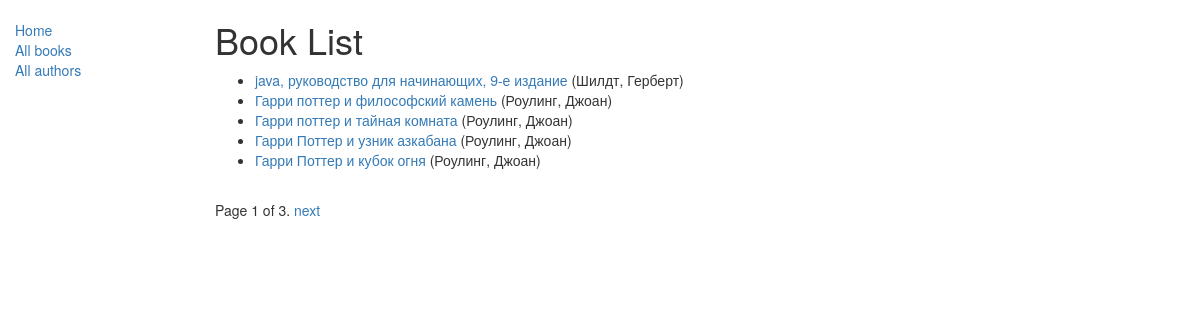
/catalog/books/, run on the app's committed database.
### catalog/models.py (models this page shows, shortened)
class Book(models.Model):
    title = models.CharField(max_length=200)
    author = models.ForeignKey('Author', on_delete=models.SET_NULL, null=True)
    summary = models.TextField(max_length=1000, help_text="Enter a brief description of the book")
    isbn = models.CharField('ISBN',max_length=13, help_text='13 Character <a href="https://www.isbn-international.org/content/what-isbn">ISBN number</a>')
    genre = models.ManyToManyField(Genre, help_text="Select a genre for this book")
    language = models.ForeignKey('Language', on_delete=models.SET_NULL, null=True)
    def get_absolute_url(self):
        return reverse('book-detail', args=[str(self.id)])
    def display_genre(self):
        """
        Creates a string for the Genre. This is required to display genre in Admin.
        """
        return ', '.join([ genre.name for genre in self.genre.all()[:3] ])
    display_genre.short_description = 'Genre'

class Author(models.Model):
    first_name = models.CharField(max_length=100)
    last_name = models.CharField(max_length=100)
    date_of_birth = models.DateField(null=True, blank=True)
    date_of_death = models.DateField('Died', null=True, blank=True)
    def __str__(self):
        return '%s, %s' % (self.last_name, self.first_name)

### catalog/views.py (the view)
class BookListView(generic.ListView):
    model = Book
    paginate_by = 5

### catalog/templates/catalog/book_list.html (shortened to what this page needs)
{% extends "base_generic.html" %}
{% block content %}
    <h1>Book List</h1>
    {% if book_list %}
    <ul>
      {% for book in book_list %}
      <li>
        <a href="{{ book.get_absolute_url }}">{{ book.title }}</a> ({{book.author}})
      </li>
      {% endfor %}
    </ul>
    {% else %}
      <p>There are no books in the library.</p>
    {% endif %}
{% endblock %}

### data on the page
Book: title "java, руководство для начинающих, 9-е издание", author "Шилдт, Герберт"
Book: title "Гарри поттер и философский камень", author "Роулинг, Джоан"
Book: title "Гарри поттер и тайная комната", author "Роулинг, Джоан"
Book: title "Гарри Поттер и узник азкабана", author "Роулинг, Джоан"
Book: title "Гарри Поттер и кубок огня", author "Роулинг, Джоан"

### other printed values
{{ page_obj.number }} "1"
{{ page_obj.paginator.num_pages }} "3"
